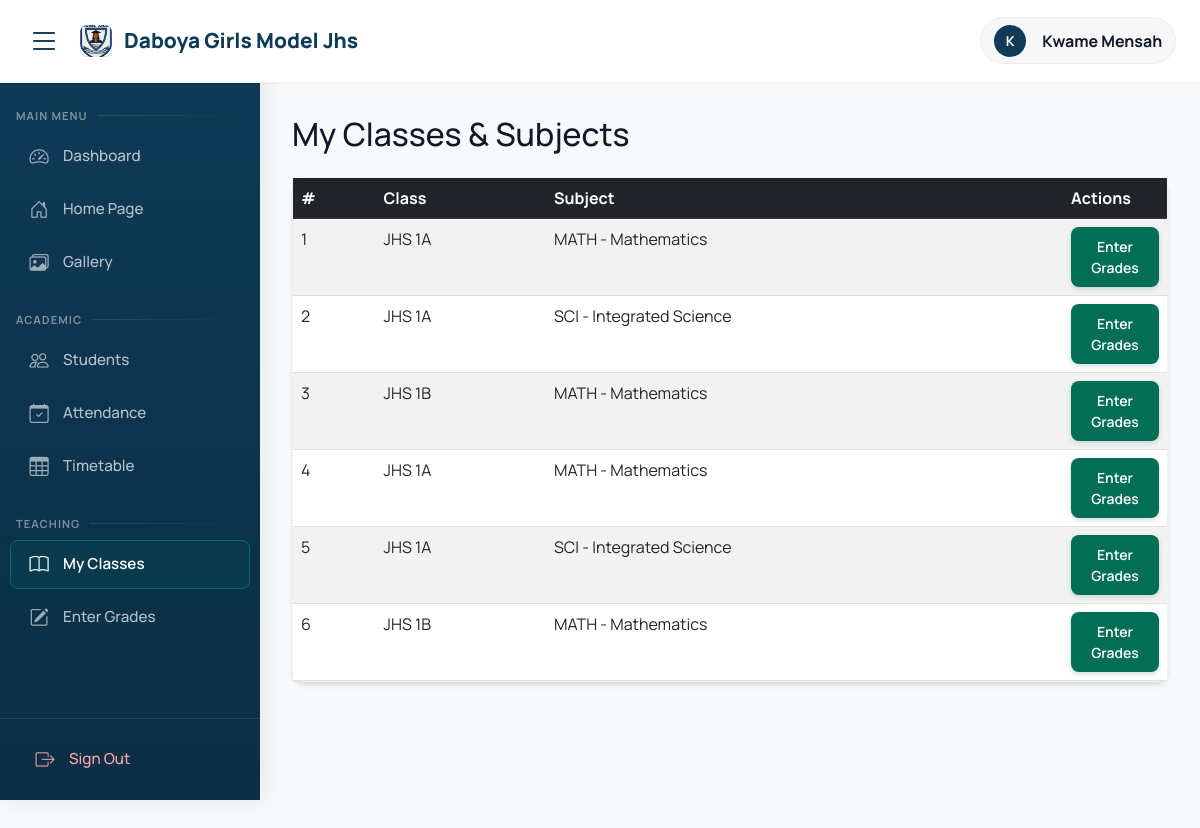
/teachers/my-classes/ (signed in), run on an earlier commit of the app's database.
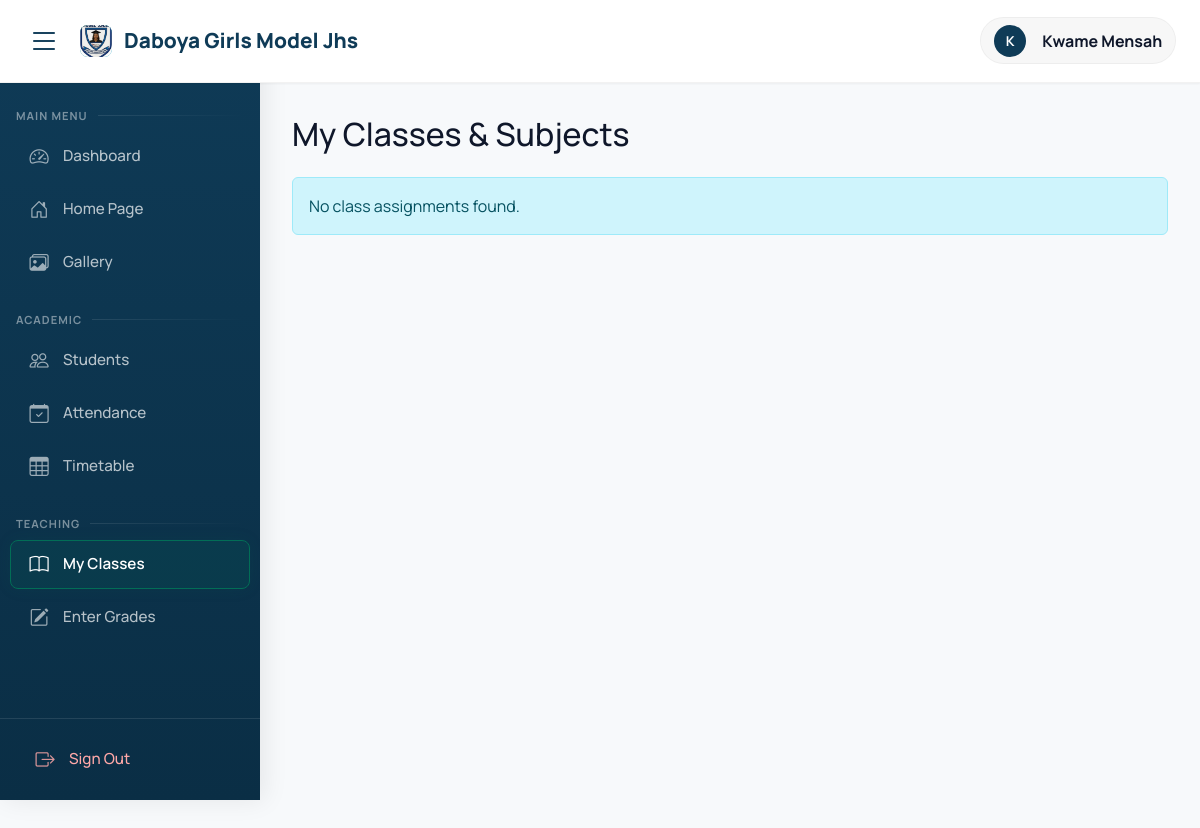
And on a later commit of the database.
### academics/models.py (models this page shows, shortened)
class ClassSubject(models.Model):
    class_name = models.ForeignKey(Class, on_delete=models.CASCADE)
    subject = models.ForeignKey(Subject, on_delete=models.CASCADE)
    teacher = models.ForeignKey('teachers.Teacher', on_delete=models.SET_NULL, null=True)
    class Meta:
        unique_together = ['class_name', 'subject']

class Class(models.Model):
    name = models.CharField(max_length=50)  # e.g., "Grade 10A", "Grade 9B"
    academic_year = models.ForeignKey(AcademicYear, on_delete=models.CASCADE)
    class_teacher = models.ForeignKey('teachers.Teacher', on_delete=models.SET_NULL,
                                     null=True, blank=True, related_name='managed_classes')
    def __str__(self):
        return f"{self.name}"
    class Meta:
        verbose_name_plural = "Classes"
        unique_together = ['name', 'academic_year']

class Subject(models.Model):
    name = models.CharField(max_length=100)
    code = models.CharField(max_length=20, unique=True)
    description = models.TextField(blank=True)
    def __str__(self):
        return f"{self.code} - {self.name}"

### teachers/views.py (the view)
# urls.py: path('my-classes/', views.teacher_classes, name='my_classes'),
@login_required
def teacher_classes(request):
    if request.user.user_type != 'teacher':
        messages.error(request, 'Access denied')
        return redirect('dashboard')
    teacher = Teacher.objects.get(user=request.user)
    class_subjects = ClassSubject.objects.filter(teacher=teacher).select_related(
        'class_name', 'subject'
    )
    return render(request, 'teachers/my_classes.html', {'class_subjects': class_subjects})

### academics/context_processors.py (called while the page is built)
def school_info(request):
    try:
        info = SchoolInfo.objects.first()
    except:
        info = None
    if not info:
        return {
            'school_name': "Daboya Girls Model JHS",
            'school_address': "P.O. Box 6, Daboya, North Gonja District",
            'school_motto': "Success, Our Concern",
        }
    return {
        'school_name': info.name,
        'school_address': info.address,
        'school_phone': info.phone,
        'school_email': info.email,
        'school_motto': info.motto,
        'school_logo': info.logo,
        'school_object': info
    }

### templates/teachers/my_classes.html
{% extends 'base.html' %}
{% block content %}
<h2 class="mb-4">My Classes & Subjects</h2>
{% if class_subjects %}
<div class="card">
  <div class="card-body p-0">
    <div class="table-responsive">
      <table class="table table-striped mb-0">
        <thead class="table-dark">
          <tr>
            <th scope="col">#</th>
            <th scope="col">Class</th>
            <th scope="col">Subject</th>
            <th scope="col" style="width: 1%; white-space: nowrap;">Actions</th>
          </tr>
        </thead>
        <tbody>
          {% for cs in class_subjects %}
          <tr>
            <td>{{ forloop.counter }}</td>
            <td>{{ cs.class_name }}</td>
            <td>{{ cs.subject }}</td>
            <td>
              <a class="btn btn-sm btn-primary" href="{% url 'teachers:enter_grades' %}?class_id={{ cs.class_name.id }}&subject_id={{ cs.subject.id }}">
                Enter Grades
              </a>
            </td>
          </tr>
          {% endfor %}
        </tbody>
      </table>
    </div>
  </div>
</div>
{% else %}
<div class="alert alert-info">No class assignments found.</div>
{% endif %}
{% endblock %}

What changed in the data, as far as the page shows it:
removed ClassSubject: class_name "JHS 1A", subject "MATH - Mathematics"
removed ClassSubject: class_name "JHS 1A", subject "SCI - Integrated Science"
removed ClassSubject: class_name "JHS 1B", subject "MATH - Mathematics"
removed ClassSubject: class_name "JHS 1A", subject "MATH - Mathematics"
removed ClassSubject: class_name "JHS 1A", subject "SCI - Integrated Science"
removed ClassSubject: class_name "JHS 1B", subject "MATH - Mathematics"
Also different on the page:
text no longer shown: "# Class Subject Actions"
text now shown: "No class assignments found."
